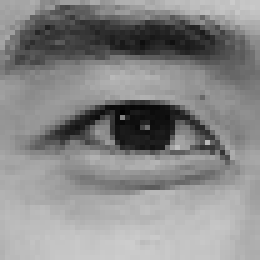
#> input picture Face_Feeling/images/eyes_new/so/187.jpg, 52 x 52 px, given in place of 0.jpg, which was not available (shown 5 times larger)
$ jupyter execute img_threshold.ipynb
#> lines starting #> are read from the running program, lines starting #| are printed output that depends on the picture; after the words box and inside, x2 and y2 are one past the last pixel; in counts of white or black regions, pixels touching at a corner belong together
[cell 1]
import cv2

[cell 2]
for i in range(300):
    try:
        gray = cv2.imread('images/eyes_new/so/{}.jpg'.format(i),cv2.IMREAD_GRAYSCALE)
#> gray is the input picture: shape (52, 52); min 2, max 204, mean 136.3
        threshold = cv2.adaptiveThreshold(gray, 255, cv2.ADAPTIVE_THRESH_GAUSSIAN_C,
                                    cv2.THRESH_BINARY, 11, 4)
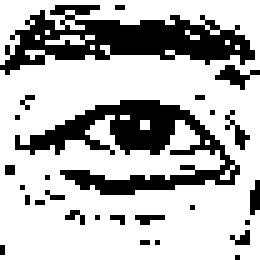
#> threshold: shape (52, 52) (shown 5 times larger); 72% white; 27 black regions (25 under 20 px), largest, box (x1, y1, x2, y2) and area: (3, 20, 48, 39) 329, (0, 1, 51, 15) 327
        cv2.imwrite('images/eyes_thresholded/so/{}.jpg'.format(i), threshold)
    except:
        pass
#> pass 2 of the loop `for i in range(300):`:
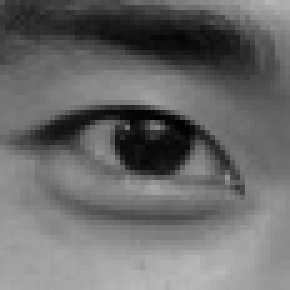
#> input picture Face_Feeling/images/eyes_new/so/188.jpg, 58 x 58 px, given in place of 1.jpg, which was not available (shown 5 times larger)
#> gray is the input picture: shape (58, 58); min 1, max 184, mean 106.2
#> `threshold = cv2.adaptiveThreshold(gray, 255, cv2.ADAPTIVE_THRESH_GAUSS..`:
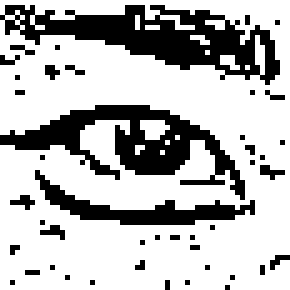
#> threshold: shape (58, 58) (shown 5 times larger); 72.4% white; 44 black regions (41 under 20 px), largest, box (x1, y1, x2, y2) and area: (0, 1, 56, 17) 370, (0, 21, 49, 40) 322, (7, 34, 51, 45) 138
